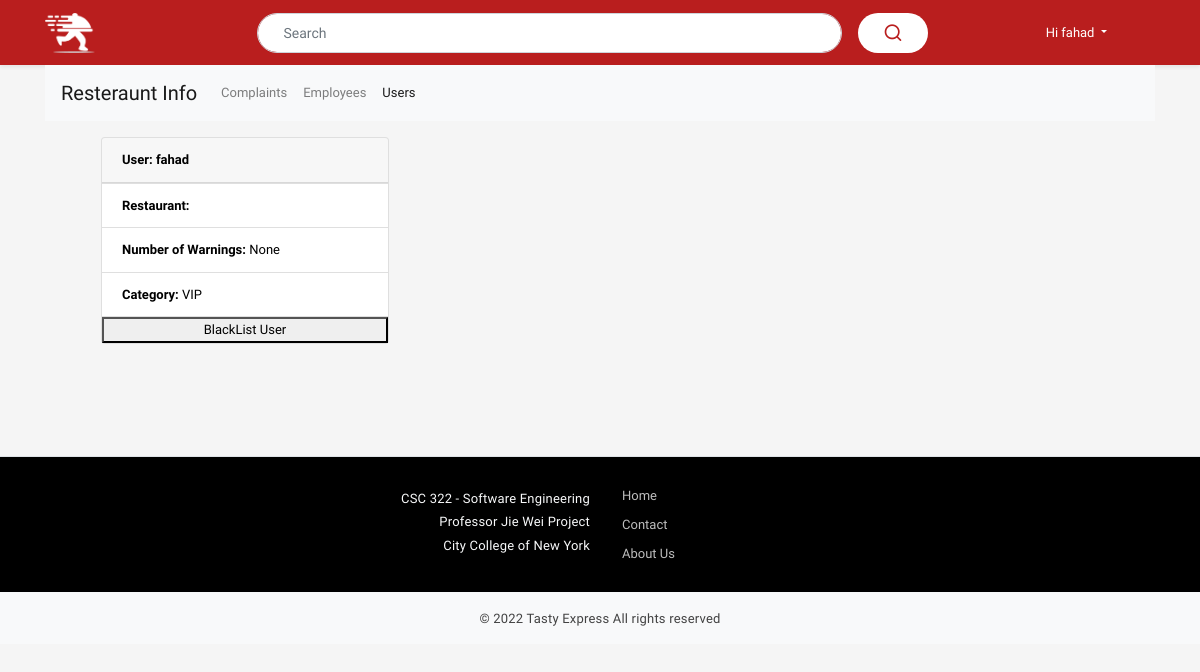
Page /manager_users.html (signed in) on the earlier database version.
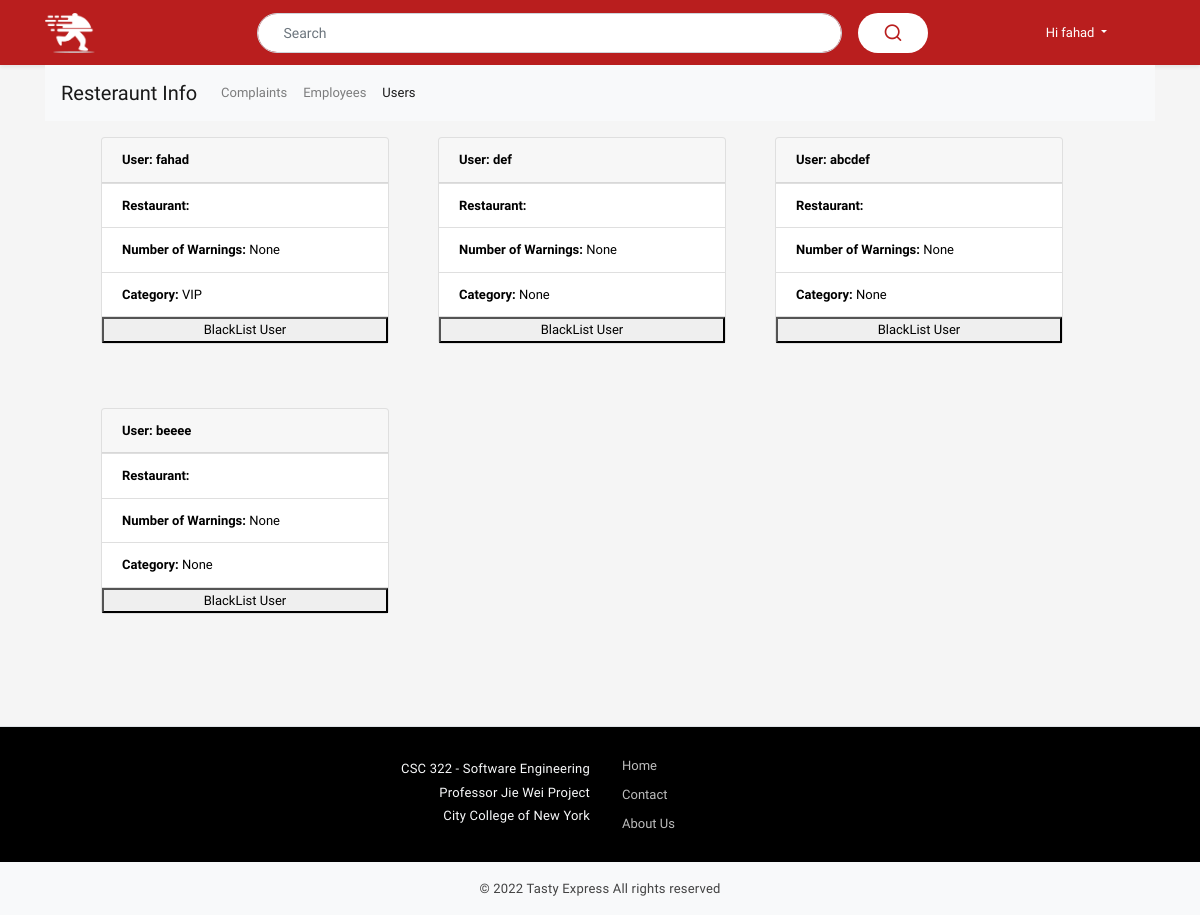
Same page on the later database version.
### server.py (models this page shows)
class user(UserMixin,db.Model):
    id = db.Column(db.Integer, primary_key=True)
    email = db.Column(db.String(120))
    name = db.Column(db.String(120))
    password = db.Column(db.String(80))
    address = db.Column(db.String(80))
    phone_number = db.Column(db.String(80))
    numWarnings = db.Column(db.Integer)
    category = db.Column(db.String(80))

### server.py (the view)
@app.route("/manager_users.html")
def manager_users_page():
    table = user.query.all()
    return render_template("manager_users.html", users = table)

### server.py (called while the page is built)
@login_manager.user_loader
def load_user(user_id):
    return user.query.get(int(user_id))

@app.context_processor
def base():
    return dict(account_type=session['account_type'],
                user_first_name=session['user_first_name'])

### templates/manager_users.html (shortened to what this page needs)
<!doctype html>
{% extends 'base.html' %}
{% block content %}
<div class="container">
  <div id="navbar">
  <nav class="navbar navbar-expand-lg navbar-light bg-light">
    <a class="navbar-brand" href="#">Resteraunt Info</a>
    <div class="collapse navbar-collapse" id="navbarNavDropdown">
      <ul class="navbar-nav">
        <li class="nav-item">
          <a class="nav-link" href="manager.html" id="nav-complaints"> Complaints </a>
        </li>
        <li class="nav-item">
          <a class="nav-link" href="manager_employees.html" id="nav-employees"> Employees </a>
        </li>
        <li class="nav-item active">
          <a class="nav-link" href="manager_users.html" id="nav-users" > Users <span class="sr-only">(current)</span></a>
        </li>
      </ul>
    </div>
  </nav>
</div>
</div>
 <div class="container">
     <div class="container mt-3">
       <div class="row">
         {% for user in users %}
           <div class="card-deck">
               <div class="card" style="width: 18rem;
                                        margin-left: 4rem;
                                        margin-bottom: 4rem;">
                 <div class="card-header">
                   <b>User: {{user['name']}}</b>
                 </div>
                 <ul class="list-group list-group-flush">
                   <li class="list-group-item"><b>Restaurant: </b>{{user['restaurant_name']}}</li>
                   <li class="list-group-item"><b>Number of Warnings: </b>{{user['numWarnings']}}</li>
                   <li class="list-group-item"><b>Category: </b>{{user['category']}}</li>
                    <button type="button" name="button">BlackList User</button>
                 </ul>
               </div>
           </div>
           {% endfor %}
       </div>
   </div>
 </div>
{% endblock %}

### templates/base.html (shortened to what this page needs)
<!DOCTYPE html>
<html lang="en">
<head>
    <link rel="stylesheet" type="text/css" href="static/vendor/slick/slick.min.css" />
    <link rel="stylesheet" type="text/css" href="static/vendor/slick/slick-theme.min.css" />
    <link href="static/vendor/icons/feather.css" rel="stylesheet" type="text/css">
    <link href="static/vendor/bootstrap/css/bootstrap.min.css" rel="stylesheet">
    <link href="static/css/style.css" rel="stylesheet">
    <link href="static/vendor/sidebar/demo.css" rel="stylesheet">
</head>
<body class="fixed-bottom-bar">
   <header class="section-header">
        <section class="header-main shadow-sm bg-primary-style2 d-flex align-items-center" style="height:65px">
            <div class="container">
                <div class="row align-items-center">
                    <div class="col-1">
                        <a href="/" class="brand-wrap">
                            <img alt="#" class="img-fluid" src="static/img/logo_web.png">
                        </a>
                    </div>
                    <div class="col">
                        <div class="d-flex align-items-center justify-content-end">
                            {% if url_for(request.endpoint) != "/" or request.args['search_val'] %}
                              <div class="container">
                                <form action="{{ url_for('index') }}" method="get">
                                  <div class="search input-group align-items-center justify-content-center py-1">
                                      <input class="form-control col-md-8" type="text" name="search_val" value="{{ request.args['search_val'] }}"
                                      style="border-radius:20px;height:40px;font-size:14px;padding-left:25px" placeholder="Search">
                                    <div class="input-group-prepend pl-3">
                                      <button class="btn" style="background-color: white;border-radius:20px;height:40px;width:70px;font-size:14px">
                                        <i class="feather-search h5" style="color: #b91e1e"></i>
                                      </button>
                                    </div>
                                  </div>
                                </form>
                              </div>
                            {% endif %}
                            {% if account_type == 'visitor' %}
                              <a href="login" class="widget-header font-weight-bold mr-3 text-white m-none" style="width:70px;font-size:14px">Sign In</a>
                              <a href="signup" class="widget-header font-weight-bold mr-3 text-white m-none"style="width:70px;font-size:14px">Sign Up</a>
                            {% else %}
                              <div class="dropdown mr-5 m-none">
                                  <a href="#" class="dropdown-toggle text-white py-3 pl- d-block" id="dropdownMenuButton" data-toggle="dropdown" aria-haspopup="true" aria-expanded="false">
                                  Hi {{ user_first_name }} </a>
                              </div>
                            {% endif %}
                        </div>
                    </div>
                </div>
            </div>
        </section>
    </header>
    <section class="content">
      {% block content %}{% endblock %}
    </section>
     <footer class="section-footer border-top bg-dark mt-5">
        <div class="container">
            <section class="footer-top d-flex align-items-center justify-content-center padding-y py-4">
                  <aside class="text-right text-white mr-4">
                      <p class="mb-1 text-light">CSC 322 - Software Engineering</p>
                      <p class="mb-1 text-light">Professor Jie Wei Project</p>
                      <p class="mb-1 text-light">City College of New York</p>
                  </aside>
                  <aside class="col-sm-10 col-md-2 text-white">
                      <ul class="list-unstyled hov_footer">
                          <li> <a href="/" class="text-muted">Home</a></li>
                          <li> <a href="contact.html" class="text-muted">Contact</a></li>
                          <li> <a href="{{url_for('aboutus')}}" class="text-muted">About Us</a></li>
                      </ul>
                  </aside>
            </section>
        </div>
        <section class="footer-copyright border-top py-3 bg-light">
            <div class="container d-flex align-items-center justify-content-center">
                <p class="mb-0"> © 2022 Tasty Express  All rights reserved </p>
            </div>
        </section>
    </footer>
</body>
</html>

### static/css/style.css (style rules this page uses)
body { font-family: 'Prompt', sans-serif; font-size: 13px; color: #000000; background: #f5f5f5; }
div, a { outline: none !important; }
.form-control, .btn, .input-group-sm>.custom-select, .input-group-sm>.form-control, .input-group-sm>.input-group-append>.btn, .input-group-sm>.input-group-append>.input-group-text, .input-group-sm>.input-group-prepend>.btn, .input-group-sm>.input-group-prepend>.input-group-text { font-size: 13px; }
.bg-primary-style2 { background-color: #b91e1e; }
.brand-wrap img { height: 40px; }
.col, .col-1, .col-10, .col-11, .col-12, .col-2, .col-3, .col-4, .col-5, .col-6, .col-7, .col-8, .col-9, .col-auto, .col-lg, .col-lg-1, .col-lg-10, .col-lg-11, .col-lg-12, .col-lg-2, .col-lg-3, .col-lg-4, .col-lg-5, .col-lg-6, .col-lg-7, .col-lg-8, .col-lg-9, .col-lg-auto, .col-md, .col-md-1, .col-md-10, .col-md-11, .col-md-12, .col-md-2, .col-md-3, .col-md-4, .col-md-5, .col-md-6, .col-md-7, .col-md-8, .col-md-9, .col-md-auto, .col-sm, .col-sm-1, .col-sm-10, .col-sm-11, .col-sm-12, .col-sm-2, .col-sm-3, .col-sm-4, .col-sm-5, .col-sm-6, .col-sm-7, .col-sm-8, .col-sm-9, .col-sm-auto, .col-xl, .col-xl-1, .col-xl-10, .col-xl-11, .col-xl-12, .col-xl-2, .col-xl-3, .col-xl-4, .col-xl-5, .col-xl-6, .col-xl-7, .col-xl-8, .col-xl-9, .col-xl-auto { position: relative; width: 100%; padding-right: 8px; padding-left: 8px; }
.row { margin-right: -8px; margin-left: -8px; }
a { color: #B10101; text-decoration: none !important; }
p { color: #424242; letter-spacing: 0.2px; }
footer .text-muted { color: #bdbdbd !important; }
.section-footer { background: #000 !important; }
.section-footer .border-top { border-top: 1px solid rgb(222 226 230 / 9%)!important; }
.section-footer ul li { line-height: 29px; }
.section-footer ul { margin: 0px; }

Differences in the rows shown:
added user: name "def", numWarnings "None", category "None"
added user: name "abcdef", numWarnings "None", category "None"
added user: name "beeee", numWarnings "None", category "None"
